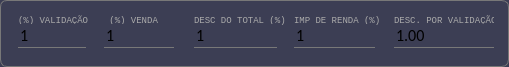
     <widget class="QGroupBox" name="groupBox_4">
      <property name="geometry">
       <rect>
        <x>51</x>
        <y>307</y>
        <width>509</width>
        <height>67</height>
       </rect>
      </property>
      <property name="styleSheet">
       <string notr="true">QGroupBox{
border-radius:7px;
border: 1px solid rgb(120,120,120);
background-color:rgb(60, 62, 84);}</string>
      </property>
      <property name="title">
       <string/>
      </property>
      <widget class="QLabel" name="label_53">
       <property name="geometry">
        <rect>
         <x>194</x>
         <y>15</y>
         <width>100</width>
         <height>10</height>
        </rect>
       </property>
       <property name="font">
        <font>
         <family>Consolas</family>
         <pointsize>7</pointsize>
         <weight>50</weight>
         <italic>false</italic>
         <bold>false</bold>
        </font>
       </property>
       <property name="styleSheet">
        <string notr="true">background-color:transparent;
color:rgb(170,170,170)</string>
       </property>
       <property name="text">
        <string>DESC DO TOTAL (%)</string>
       </property>
      </widget>
      <widget class="QLabel" name="label_45">
       <property name="geometry">
        <rect>
         <x>18</x>
         <y>15</y>
         <width>100</width>
         <height>10</height>
        </rect>
       </property>
       <property name="font">
        <font>
         <family>Consolas</family>
         <pointsize>7</pointsize>
         <weight>50</weight>
         <italic>false</italic>
         <bold>false</bold>
        </font>
       </property>
       <property name="styleSheet">
        <string notr="true">background-color:transparent;
color:rgb(170,170,170)</string>
       </property>
       <property name="text">
        <string>(%) VALIDAÇÃO</string>
       </property>
      </widget>
      <widget class="QLabel" name="label_51">
       <property name="geometry">
        <rect>
         <x>294</x>
         <y>15</y>
         <width>100</width>
         <height>10</height>
        </rect>
       </property>
       <property name="font">
        <font>
         <family>Consolas</family>
         <pointsize>7</pointsize>
         <weight>50</weight>
         <italic>false</italic>
         <bold>false</bold>
        </font>
       </property>
       <property name="styleSheet">
        <string notr="true">background-color:transparent;
color:rgb(170,170,170)</string>
       </property>
       <property name="text">
        <string>IMP DE RENDA (%)</string>
       </property>
      </widget>
      <widget class="QSpinBox" name="campo_imposto_validacao">
       <property name="geometry">
        <rect>
         <x>294</x>
         <y>24</y>
         <width>81</width>
         <height>24</height>
        </rect>
       </property>
       <property name="font">
        <font>
         <family>Calibri</family>
         <pointsize>12</pointsize>
         <weight>50</weight>
         <italic>false</italic>
         <bold>false</bold>
        </font>
       </property>
       <property name="styleSheet">
        <string notr="true">QSpinBox {
    border: none;
    border-bottom: 1px solid rgb(90, 54, 247);
    border-radius: 0;
    background-color: rgb(60, 62, 84);
}

QSpinBox:disabled, QSpinBox:!focus {
    border-bottom: 1px solid rgb(120, 120, 120);
}
</string>
       </property>
       <property name="buttonSymbols">
        <enum>QAbstractSpinBox::NoButtons</enum>
       </property>
       <property name="minimum">
        <number>1</number>
       </property>
       <property name="maximum">
        <number>100</number>
       </property>
       <property name="value">
        <number>1</number>
       </property>
      </widget>
      <widget class="QSpinBox" name="campo_desconto">
       <property name="geometry">
        <rect>
         <x>194</x>
         <y>24</y>
         <width>83</width>
         <height>24</height>
        </rect>
       </property>
       <property name="font">
        <font>
         <family>Calibri</family>
         <pointsize>12</pointsize>
         <weight>50</weight>
         <italic>false</italic>
         <bold>false</bold>
        </font>
       </property>
       <property name="styleSheet">
        <string notr="true">QSpinBox {
    border: none;
    border-bottom: 1px solid rgb(90, 54, 247);
    border-radius: 0;
    background-color: rgb(60, 62, 84);
}

QSpinBox:disabled, QSpinBox:!focus {
    border-bottom: 1px solid rgb(120, 120, 120);
}
</string>
       </property>
       <property name="buttonSymbols">
        <enum>QAbstractSpinBox::NoButtons</enum>
       </property>
       <property name="minimum">
        <number>1</number>
       </property>
       <property name="maximum">
        <number>100</number>
       </property>
       <property name="value">
        <number>1</number>
       </property>
      </widget>
      <widget class="QSpinBox" name="campo_porcentagem_validacao">
       <property name="geometry">
        <rect>
         <x>18</x>
         <y>24</y>
         <width>68</width>
         <height>24</height>
        </rect>
       </property>
       <property name="font">
        <font>
         <family>Calibri</family>
         <pointsize>12</pointsize>
         <weight>50</weight>
         <italic>false</italic>
         <bold>false</bold>
        </font>
       </property>
       <property name="styleSheet">
        <string notr="true">QSpinBox {
    border: none;
    border-bottom: 1px solid rgb(90, 54, 247);
    border-radius: 0;
    background-color: rgb(60, 62, 84);
}

QSpinBox:disabled, QSpinBox:!focus {
    border-bottom: 1px solid rgb(120, 120, 120);
}
</string>
       </property>
       <property name="buttonSymbols">
        <enum>QAbstractSpinBox::NoButtons</enum>
       </property>
       <property name="minimum">
        <number>1</number>
       </property>
       <property name="maximum">
        <number>100</number>
       </property>
       <property name="value">
        <number>1</number>
       </property>
      </widget>
      <widget class="QLabel" name="label_52">
       <property name="geometry">
        <rect>
         <x>394</x>
         <y>15</y>
         <width>100</width>
         <height>10</height>
        </rect>
       </property>
       <property name="font">
        <font>
         <family>Consolas</family>
         <pointsize>7</pointsize>
         <weight>50</weight>
         <italic>false</italic>
         <bold>false</bold>
        </font>
       </property>
       <property name="styleSheet">
        <string notr="true">background-color:transparent;
color:rgb(170,170,170)</string>
       </property>
       <property name="text">
        <string>DESC. POR VALIDAÇÃO</string>
       </property>
      </widget>
      <widget class="QDoubleSpinBox" name="campo_desconto_validacao">
       <property name="geometry">
        <rect>
         <x>394</x>
         <y>24</y>
         <width>100</width>
         <height>24</height>
        </rect>
       </property>
       <property name="font">
        <font>
         <family>Calibri</family>
         <pointsize>12</pointsize>
         <weight>50</weight>
         <italic>false</italic>
         <bold>false</bold>
        </font>
       </property>
       <property name="styleSheet">
        <string notr="true">QDoubleSpinBox {
    border: none;
    border-bottom: 1px solid rgb(90, 54, 247);
    border-radius: 0;
    background-color: rgb(60, 62, 84);
}

QDoubleSpinBox:disabled, QDoubleSpinBox:!focus {
    border-bottom: 1px solid rgb(120, 120, 120);
}
</string>
       </property>
       <property name="buttonSymbols">
        <enum>QAbstractSpinBox::NoButtons</enum>
       </property>
       <property name="minimum">
        <double>1.000000000000000</double>
       </property>
       <property name="maximum">
        <double>50.000000000000000</double>
       </property>
       <property name="singleStep">
        <double>0.100000000000000</double>
       </property>
       <property name="value">
        <double>1.000000000000000</double>
       </property>
      </widget>
      <widget class="QLabel" name="label_59">
       <property name="geometry">
        <rect>
         <x>104</x>
         <y>15</y>
         <width>72</width>
         <height>10</height>
        </rect>
       </property>
       <property name="font">
        <font>
         <family>Consolas</family>
         <pointsize>7</pointsize>
         <weight>50</weight>
         <italic>false</italic>
         <bold>false</bold>
        </font>
       </property>
       <property name="styleSheet">
        <string notr="true">background-color:transparent;
color:rgb(170,170,170)</string>
       </property>
       <property name="text">
        <string> (%) VENDA</string>
       </property>
      </widget>
      <widget class="QSpinBox" name="campo_porcentagem_venda">
       <property name="geometry">
        <rect>
         <x>104</x>
         <y>24</y>
         <width>70</width>
         <height>24</height>
        </rect>
       </property>
       <property name="font">
        <font>
         <family>Calibri</family>
         <pointsize>12</pointsize>
         <weight>50</weight>
         <italic>false</italic>
         <bold>false</bold>
        </font>
       </property>
       <property name="styleSheet">
        <string notr="true">QSpinBox {
    border: none;
    border-bottom: 1px solid rgb(90, 54, 247);
    border-radius: 0;
    background-color: rgb(60, 62, 84);
}

QSpinBox:disabled, QSpinBox:!focus {
    border-bottom: 1px solid rgb(120, 120, 120);
}
</string>
       </property>
       <property name="buttonSymbols">
        <enum>QAbstractSpinBox::NoButtons</enum>
       </property>
       <property name="minimum">
        <number>1</number>
       </property>
       <property name="maximum">
        <number>100</number>
       </property>
       <property name="value">
        <number>1</number>
       </property>
      </widget>
     </widget>
